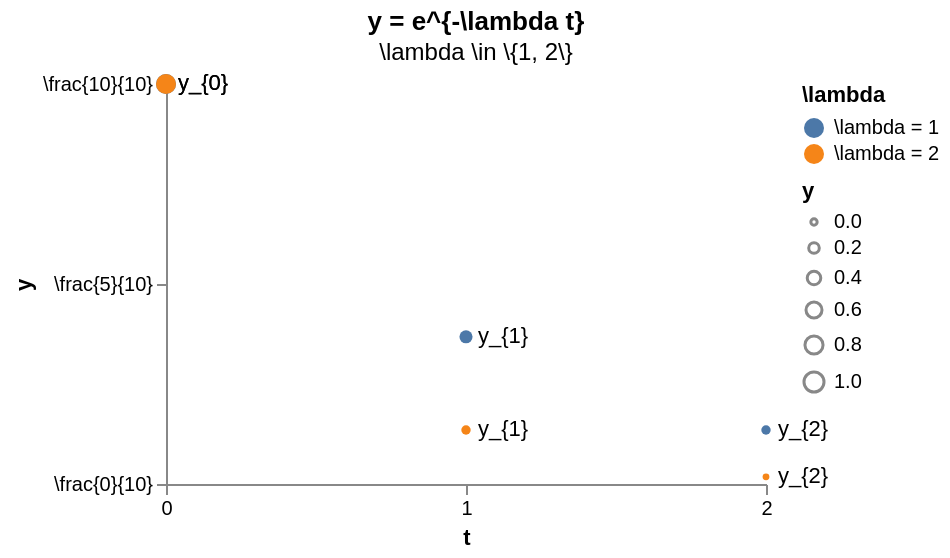

Describe this chart as a Vega-Lite specification.
### Vega specification from a JSON file in a GitHub repository (floating-point values rounded to 4 significant figures)
{"$schema": "https://vega.github.io/schema/vega/v6.json", "description": "Text rendered using text processors, such as for math typesetting.", "width": 300, "height": 200, "padding": 5, "config": {"textSelectable": false, "legend": {"titleTextProcessor": "tex"}}, "signals": [{"name": "labelProcessor", "value": "tex"}], "title": {"text": "y = e^{-\\lambda t}", "textProcessor": "tex", "subtitle": "\\lambda \\in \\{1, 2\\}", "subtitleTextProcessor": "tex"}, "data": [{"name": "table", "values": [{"t": 0, "y": 1, "lambda": 1}, {"t": 1, "y": 0.368, "lambda": 1}, {"t": 2, "y": 0.135, "lambda": 1}, {"t": 0, "y": 1, "lambda": 2}, {"t": 1, "y": 0.135, "lambda": 2}, {"t": 2, "y": 0.018, "lambda": 2}]}], "scales": [{"name": "x", "type": "linear", "range": "width", "domain": [0, 2]}, {"name": "y", "type": "linear", "range": "height", "domain": [0, 1]}, {"name": "color", "type": "ordinal", "range": "category", "domain": {"data": "table", "field": "lambda"}}, {"name": "size", "type": "linear", "range": [10, 100], "domain": {"data": "table", "field": "y"}}], "axes": [{"orient": "bottom", "scale": "x", "tickCount": 2, "title": "t", "titleTextProcessor": "tex"}, {"orient": "left", "scale": "y", "tickCount": 2, "title": "y", "titleTextProcessor": "default", "labelTextProcessor": {"signal": "labelProcessor"}, "encode": {"labels": {"update": {"text": {"signal": "'\\\\frac{' + datum.value * 10 + '}{10}'"}}}}}], "legends": [{"fill": "color", "title": "\\lambda", "labelTextProcessor": "tex", "encode": {"labels": {"update": {"text": {"signal": "'\\\\lambda = ' + datum.value"}}}}}, {"size": "size", "title": "y", "labelTextProcessor": "tex", "encode": {"labels": {"update": {"textSelectable": {"value": true}}}}}], "marks": [{"type": "symbol", "from": {"data": "table"}, "encode": {"enter": {"x": {"scale": "x", "field": "t"}, "y": {"scale": "y", "field": "y"}, "fill": {"scale": "color", "field": "lambda"}, "size": {"scale": "size", "field": "y"}}}}, {"type": "text", "from": {"data": "table"}, "encode": {"enter": {"x": {"scale": "x", "field": "t"}, "y": {"scale": "y", "field": "y"}, "dx": {"value": 6}, "baseline": {"value": "middle"}, "text": {"signal": "'y_{' + datum.t + '}'"}, "textProcessor": {"signal": "datum.lambda === 1 ? 'tex' : 'default'"}}}}]}
